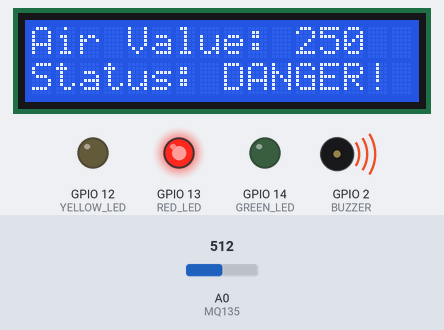
Bench run of a sketch on a simulated ESP8266 (NodeMCU). On the bench: 16×2 character LCD, output pins drawn as LEDs (lit = HIGH), buzzer (waves = sounding, pin HIGH). The inputs (shaded band) are chosen by the test bench; at power-on: A0 (MQ135) = 512. WiFi joins after 1.5 s; servers stay silent unless stated; uploads are accepted with an empty reply; what the sketch prints to the serial monitor is not drawn.

Above: at 5.9 s.
6.0 s: A0 (MQ135) set to 422
At 10.5 s:
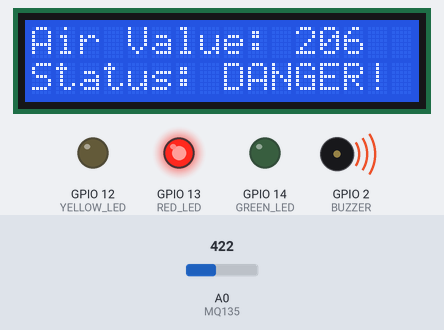
11.9 s: A0 (MQ135) set to 392
At 16.1 s:
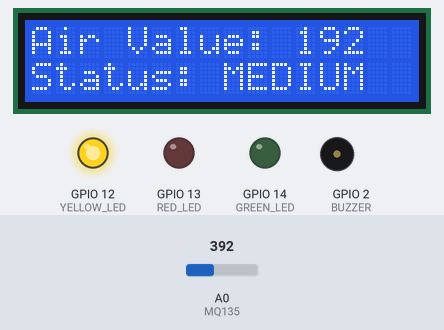
17.8 s: A0 (MQ135) set to 213
At 21.7 s:
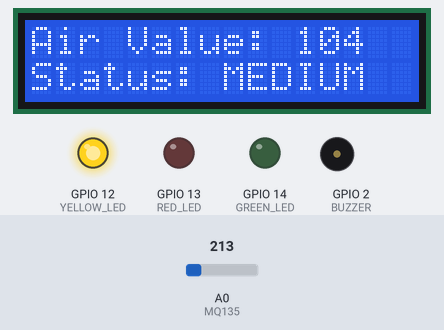
23.7 s: A0 (MQ135) set to 190
At 26.1 s:
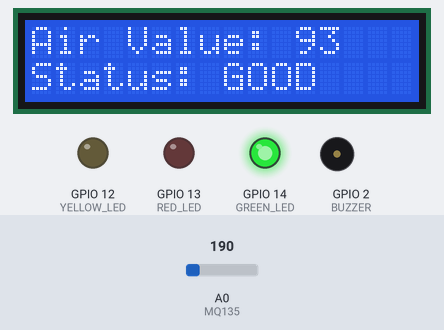
29.6 s: A0 (MQ135) set to 511
At 31.7 s:
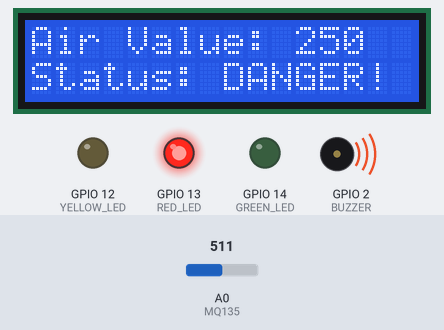
Timing chart, 0 to 33.2 s (numbered marks = the images above; inputs shaded):
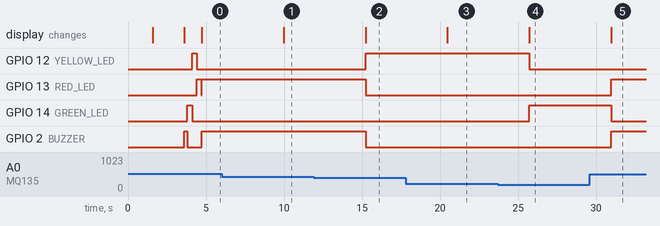

The sketch:

esp8266_node.ino
```cpp
#include <Wire.h>
#include <LiquidCrystal_I2C.h>
#include <ESP8266WiFi.h>
#include <ESP8266HTTPClient.h>
#include <WiFiClient.h>

LiquidCrystal_I2C lcd(0x27, 16, 2);

// ======================
// WiFi Settings
// ======================
const char* ssid = "Not_Secured";
const char* password = "14052579";

// Raspberry Pi IP & Port Configuration
const char* host = "10.45.187.87";
const int port = 5000;

// ======================
// Pins
// ======================
#define BUZZER 2
#define GREEN_LED 14
#define YELLOW_LED 12
#define RED_LED 13
#define MQ135 A0

// Assigning ESP8266 Node ID to NODE_02 (Pimpalgaon Village)
#define NODE_ID "NODE_02"

void setup() {
  Serial.begin(115200); // Standard ESP8266 debug baud rate

  pinMode(BUZZER, OUTPUT);
  pinMode(GREEN_LED, OUTPUT);
  pinMode(YELLOW_LED, OUTPUT);
  pinMode(RED_LED, OUTPUT);

  // LCD Initialization
  lcd.init();
  lcd.backlight();
  lcd.clear();

  lcd.setCursor(0, 0);
  lcd.print("Connecting WiFi");

  // Connect to Local WiFi Hotspot
  WiFi.begin(ssid, password);

  while (WiFi.status() != WL_CONNECTED) {
    delay(500);
    Serial.print(".");
  }

  lcd.clear();
  lcd.setCursor(0, 0);
  lcd.print("WiFi Connected");

  Serial.println("\nWiFi Connected");
  Serial.println(WiFi.localIP());

  delay(2000);
  lcd.clear();

  // Hardware Diagnostic Startup Sequence (Buzzer & LEDs test)
  digitalWrite(BUZZER, HIGH);
  delay(200);
  digitalWrite(BUZZER, LOW);

  digitalWrite(GREEN_LED, HIGH);
  delay(300);
  digitalWrite(GREEN_LED, LOW);

  digitalWrite(YELLOW_LED, HIGH);
  delay(300);
  digitalWrite(YELLOW_LED, LOW);

  digitalWrite(RED_LED, HIGH);
  delay(300);
  digitalWrite(RED_LED, LOW);
}

void loop() {
  int airValue = analogRead(MQ135);
  String statusText;

  // Map raw analog input (0-1023) to estimated rural AQI range (0-500)
  int estimated_aqi = map(airValue, 0, 1023, 0, 500);

  // ======================
  // LCD Display
  // ======================
  lcd.setCursor(0, 0);
  lcd.print("Air Value:      ");
  lcd.setCursor(11, 0);
  lcd.print(estimated_aqi);

  // ======================
  // Standardized Air Quality Threshold Logic
  // ======================
  if (estimated_aqi < 100) {
    statusText = "GOOD";
    lcd.setCursor(0, 1);
    lcd.print("Status: GOOD    ");

    digitalWrite(GREEN_LED, HIGH);
    digitalWrite(YELLOW_LED, LOW);
    digitalWrite(RED_LED, LOW);
    digitalWrite(BUZZER, LOW);
  }
  else if (estimated_aqi < 200) {
    statusText = "MEDIUM";
    lcd.setCursor(0, 1);
    lcd.print("Status: MEDIUM  ");

    digitalWrite(GREEN_LED, LOW);
    digitalWrite(YELLOW_LED, HIGH);
    digitalWrite(RED_LED, LOW);
    digitalWrite(BUZZER, LOW);
  }
  else {
    statusText = "DANGER";
    lcd.setCursor(0, 1);
    lcd.print("Status: DANGER! ");

    digitalWrite(GREEN_LED, LOW);
    digitalWrite(YELLOW_LED, LOW);
    digitalWrite(RED_LED, HIGH);
    digitalWrite(BUZZER, HIGH);
  }

  // ==========================================
  // Send Data to Raspberry Pi (HTTP POST JSON)
  // ==========================================
  if (WiFi.status() == WL_CONNECTED) {
    WiFiClient client;
    HTTPClient http;

    // Target the specific Flask REST API endpoint on the Raspberry Pi
    String serverUrl = "http://" + String(host) + ":" + String(port) + "/api/aqi/readings";
    http.begin(client, serverUrl);
    http.addHeader("Content-Type", "application/json");

    // Standardized JSON payload mapped to the SQL database schema
    String jsonPayload = "{\"node_code\":\"" + String(NODE_ID) + "\""
                         ",\"mq135_value\":" + String(estimated_aqi) +
                         ",\"temperature\":28.0"
                         ",\"humidity\":55.0"
                         ",\"battery_level\":95}";

    int httpResponseCode = http.POST(jsonPayload);

    Serial.print("HTTP POST to ");
    Serial.print(serverUrl);
    Serial.print(" -> ");
    Serial.println(jsonPayload);

    if (httpResponseCode > 0) {
      Serial.print("✓ Success! Response Code: ");
      Serial.println(httpResponseCode);
      String response = http.getString();
      Serial.println(response);
    } else {
      Serial.print("✗ Failed! Error: ");
      Serial.println(http.errorToString(httpResponseCode).c_str());
    }

    http.end(); // Free connection
  } else {
    Serial.println("⚠ WiFi Disconnected! Reconnecting...");
    WiFi.begin(ssid, password);
  }

  delay(5000); // Transmit environmental diagnostics every 5 seconds
}
```

Measured:
- the behaviour switches between 409 and 408 on A0 (MQ135) (found by bisection; images 1 and 2)
- the behaviour switches between 204 and 203 on A0 (MQ135) (found by bisection; images 3 and 4)
- after the input at 6.0 s, the display: changes after 4.0 s (image 1)
- after the input at 11.9 s, GPIO 12 (YELLOW_LED): LOW → HIGH after 3.3 s; GPIO 13 (RED_LED), GPIO 2 (BUZZER): HIGH → LOW after 3.3 s; the display: changes after 3.3 s (image 2)
- after the input at 17.8 s, the display: changes after 2.7 s (image 3)
- after the input at 23.7 s, GPIO 12 (YELLOW_LED): HIGH → LOW after 2.0 s; GPIO 14 (GREEN_LED): LOW → HIGH after 2.0 s; the display: changes after 2.0 s (image 4)
- after the input at 29.6 s, GPIO 13 (RED_LED), GPIO 2 (BUZZER): LOW → HIGH after 1.4 s; GPIO 14 (GREEN_LED): HIGH → LOW after 1.4 s; the display: changes after 1.4 s (image 5)
